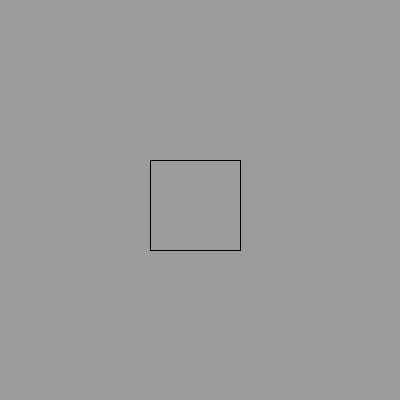
Frame 1 (no input)
Frame 60 (the mouse pressed at the canvas centre just before this capture): identical to frame 1, image omitted
Frame 120 (the mouse held since frame 60 and released just before this capture): identical to frame 1, image omitted

The Processing sketch that drew this single still picture (run headless with seeded random() and noise(); from frame 60 on, the mouse is pressed at the canvas centre):

// Processing sketch: Opdracht_9_4
// ── Opdracht_9_4.pde
void setup() {
  size(400,400);
  background(155);
  mijnMethode(150, 160, 240, 160);
}

void draw() {
}

void mijnMethode(int x1, int y1, int x2, int y2){
  line(x1, y1, x2, y2);
  
  line(x1, y1, x2 - 90, y2 + 90);
  
  line(x1, y1 + 90, x2, y2 + 90);
  
  line(x1 + 90, y1, x2, y2 + 90);
}
